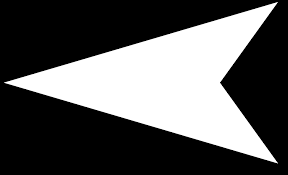
#> input picture test/sym/images.png, 288 x 175 px
$ python rotateimage.py
#> lines starting #> are read from the running program, lines starting #| are printed output that depends on the picture
from PIL import Image


path = "test/sym/images.png"

src_im = Image.open(path)
#> src_im is the input picture: PIL image 288x175 P; min 0, max 255, mean 88.6
angle0 = int(float("180"))
angle=(360 - angle0)
size = (100, 100)
rot = src_im.rotate( angle, expand=1 ).resize(size)
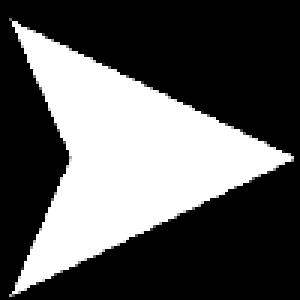
#> rot: PIL image 100x100 P (shown 3 times larger); min 0, max 255, mean 88.6
rot.show()
rot.save("test/sym/images2s.png")
